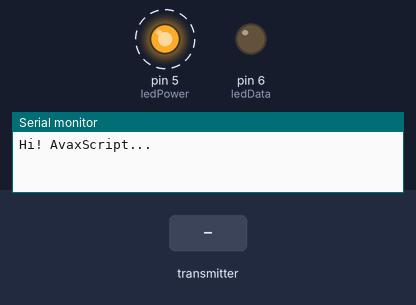
Recording of a sketch running on a simulated Arduino Uno, built with avr-gcc and run on an emulated ATmega328P. On the bench: output pins drawn as LEDs (lit = HIGH), the last lines printed to the serial monitor. Dashed ring = blinking. Inputs (shaded band) come from the test bench. No radio packets arrive unless stated.

Above: at 1.2 s.
1.3 s: the transmitter starts sending data.0 = 0
At 1.79 s:
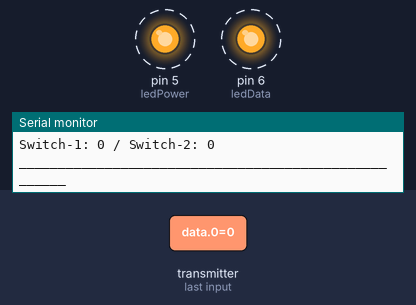
4.3 s: the transmitter starts sending data.1 = 256
Timing chart, 0 to 16.3 s (numbered marks = the images above; inputs shaded):
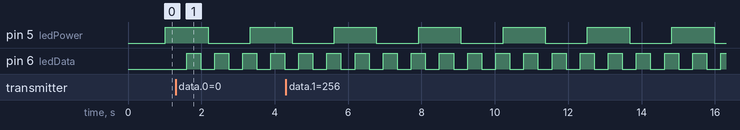

The sketch:

rx_ch00069_test.ino
```cpp
#include "nRF24L01.h"
#include "RF24.h"
#include <SPI.h>
//#include <SFE_BMP180.h>
//#include <Wire.h>
//#include <ArduinoJson.h>

//SFE_BMP180 bmp180;
//char status;
//double t, p;
unsigned long lastMillis_bmp180 = 0;
unsigned long interval_bmp180 = 2000;

RF24 radio(9, 10); // CE, CSN
const byte address[6] = "00069";

unsigned long lastMillis_rx = 0;
unsigned long interval_rx = 50;

const int ledPower = 5;
const int ledData = 6;
unsigned long lastMillis_ledPower = 0;
unsigned long interval_ledPower = 1000;

void setup() {
  Serial.begin(9600);
  Serial.println("Hi! AvaxScript...");

  //  if (bmp180.begin())
  //    Serial.println("bmp180 OK!");
  //  else
  //  {
  //    Serial.println("bmp180 ERROR!");
  //    while (1);
  //  }

  radio.begin();
  radio.openReadingPipe(0, address);
  radio.setPALevel(RF24_PA_MAX);
  radio.setDataRate(RF24_250KBPS);
  radio.startListening();

  pinMode(ledPower, OUTPUT);
  pinMode(ledData, OUTPUT);
}

//void sensor_bmp180() {
//  DynamicJsonDocument doc(64);
//  char buffer[64];
//  status = bmp180.startTemperature();
//  if (status != 0)
//  {
//    delay(status);
//    status = bmp180.getTemperature(t);
//    if (status != 0)
//    {
//      status = bmp180.startPressure(3);
//      if (status != 0)
//      {
//        delay(status);
//        status = bmp180.getPressure(p, t);
//        if (status != 0)
//        {
//          char t_buffer[8];
//          char p_buffer[8];
//          dtostrf(t, 6, 2, t_buffer);
//          dtostrf(p, 6, 2, p_buffer);
//          doc["t_bmp"] = t_buffer;
//          doc["p_bmp"] = p_buffer;
//          serializeJson(doc, buffer);
//          Serial.println(buffer);
//        }
//      }
//    }
//  }
//}

void receive() {
  //  Serial.println("void receiver() OK!");
  if (radio.available()) {
    int data[10];
    radio.read(&data, sizeof(data));
    int xValue_1 = data[0];
    int yValue_1 = data[1];
    int buttonState_1 = data[2];
    int xValue_2 = data[3];
    int yValue_2 = data[4];
    int buttonState_2 = data[5];
    int value_pot_1 = data[6];
    int value_pot_2 = data[7];
    int switchPinState_1 = data[8];
    int switchPinState_2 = data[9];

    // Mostrar datos recibidos en el monitor serie
    Serial.println("_____________________________________________________");
    Serial.print("Joystick 1 - X: ");
    Serial.print(xValue_1);
    Serial.print(" / Y: ");
    Serial.print(yValue_1);
    Serial.print(" / Button_1: ");
    Serial.println(buttonState_1);

    Serial.print("Joystick 2 - X: ");
    Serial.print(xValue_2);
    Serial.print(" / Y: ");
    Serial.print(yValue_2);
    Serial.print(" / Button_2: ");
    Serial.println(buttonState_2);

    Serial.print("Pot 1: ");
    Serial.print(value_pot_1);
    Serial.print(" / Pot 2: ");
    Serial.println(value_pot_2);

    Serial.print("Switch-1: ");
    Serial.print(switchPinState_1);
    Serial.print(" / Switch-2: ");
    Serial.println(switchPinState_2);
    Serial.println("_____________________________________________________");

    digitalWrite(ledData, !digitalRead(ledData));
  }
}


void loop() {
  unsigned long currentMillis = millis();

  if (currentMillis - lastMillis_ledPower >= interval_ledPower) {
    lastMillis_ledPower = currentMillis;
    digitalWrite(ledPower, !digitalRead(ledPower));
  }

  //  if (currentMillis - lastMillis_bmp180 >= interval_bmp180) {
  //    lastMillis_bmp180 = currentMillis;
  //    sensor_bmp180();
  //  }

  if (currentMillis - lastMillis_rx >= interval_rx) {
    lastMillis_rx = currentMillis;
    receive();
  }
  delay(200);
}
```

Measured:
- after the input at 1.3 s, pin 6 (ledData): alternates HIGH for 0.38 s and LOW for 0.38 s, starting after 0.30 s
- by itself, pin 5 (ledPower): alternates HIGH for 1.2 s and LOW for 1.2 s
